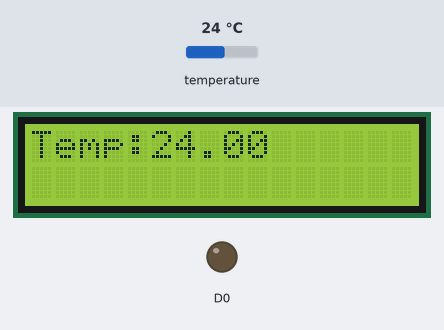
Recording of a sketch running on a simulated ESP8266 (NodeMCU). On the bench: 16×2 character LCD, output pins drawn as LEDs (lit = HIGH). Inputs (shaded band) come from the test bench; at power-on: temperature 24 °C. What the sketch prints to the serial monitor is not drawn.

Above: at 1.4 s.
1.5 s: temperature set to 20.6 °C
At 5.0 s:
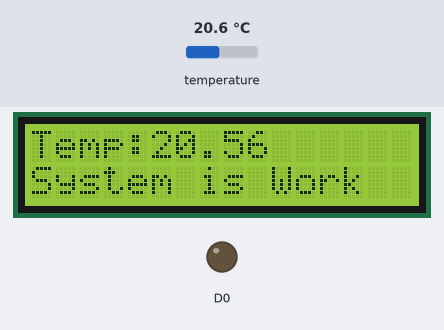
9.0 s: temperature set to 19.2 °C
At 11.0 s:
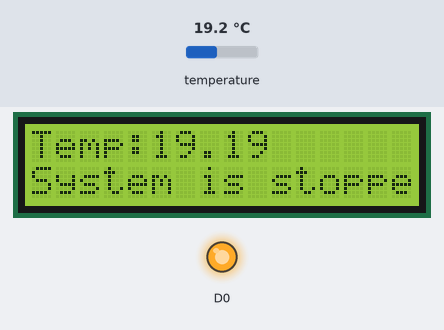
15.5 s: temperature set to 12 °C
At 18.4 s:
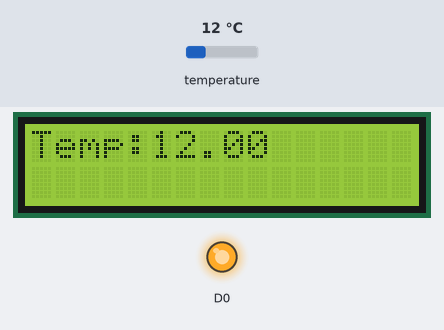
Timing chart, 0 to 19.9 s (numbered marks = the images above; inputs shaded):
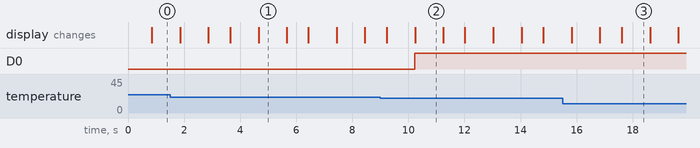

Measured:
- the behaviour switches between 20 and 19.9 °C on temperature (found by bisection; images 1 and 2)
- after the input at 9.0 s, D0: LOW → HIGH after 1.2 s
- what the display in image 1 shows lasts 1.0 s, from 4.7 s to 5.7 s

The sketch:

sketch_mar18a.ino
```cpp
#include <OneWire.h>
#include <Wire.h>
#include <DallasTemperature.h>
#include <LCD.h>
#include <LiquidCrystal_I2C.h>
#define ONE_WIRE_BUS 2 // In ESp8266 equal D4 Instead of A0
OneWire oneWire(ONE_WIRE_BUS);
DallasTemperature sensor(&oneWire);
float Celsuis =0;
LiquidCrystal_I2C lcd(0x3F, 2, 1, 0, 4, 5, 6, 7, 3, POSITIVE);
void setup() {
 pinMode(D0, OUTPUT);
 sensor.begin();
  lcd.begin(16,2); // initialize LCD
 lcd.backlight(); // turn on LCD backlight
  Serial.begin(9600);
}
void loop() {
    sensor.requestTemperatures();
    Celsuis = sensor.getTempCByIndex(0);
    Serial.print(Celsuis);// read to server
    lcd.setCursor(0, 0);// set cursor to first column, first row
    lcd.print("Temp:");
    lcd.print(Celsuis );
    delay(1000);
    lcd.setCursor(0,1);// set cursor to first column, second row
    if(Celsuis < 20){
      digitalWrite(D0,HIGH); // open motor and fan
      lcd.print("System is stopped");
      }
    else {
      digitalWrite(D0,LOW);// close motor and fan
      lcd.print("System is Work");
      }
    delay(1000);
    lcd.clear();
}
```
